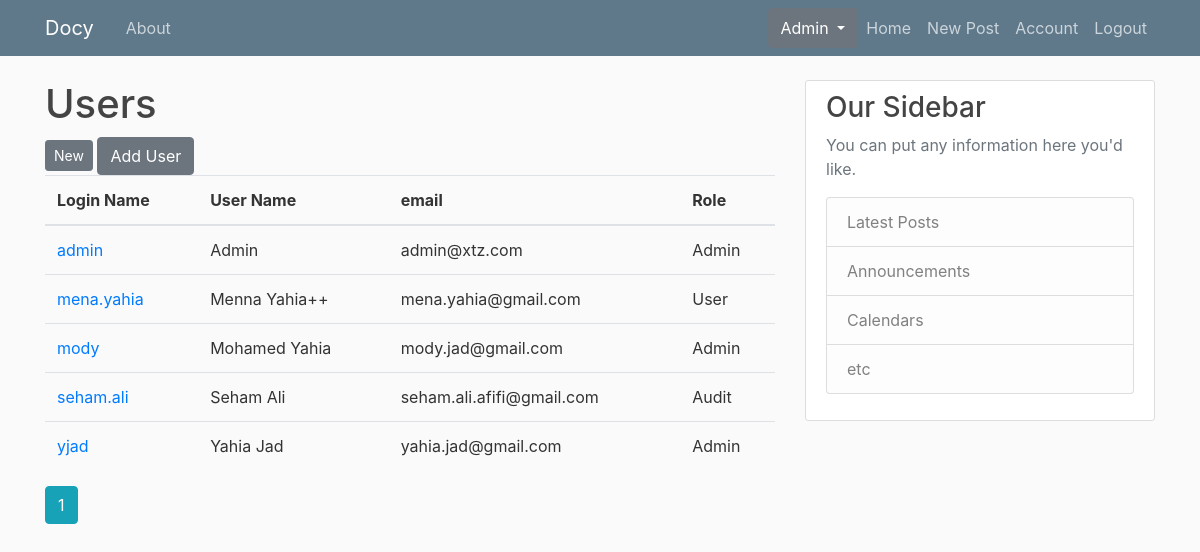
Page /users/user_list (signed in) on the committed database.
### flaskblog/models.py (models this page shows, shortened)
class User(db.Model, UserMixin):
    id = db.Column(db.Integer, primary_key=True)
    login_name = db.Column(db.String(20), unique=True, nullable=False)
    username = db.Column(db.String(20), unique=True, nullable=False)
    email = db.Column(db.String(120), unique=True, nullable=False)
    image_file = db.Column(db.String(20), nullable=False, default='default.jpg')
    password = db.Column(db.String(60), nullable=False)
    posts = db.relationship('Post', backref='author', lazy=True)
    role_id = db.Column(db.Integer, db.ForeignKey('role.id'), nullable=True)

class Role(db.Model):
    id = db.Column(db.Integer, primary_key=True)
    name = db.Column(db.String(20), unique=True, nullable=False)
    description = db.Column(db.String(200), nullable=False)
    is_admin = db.Column(db.Boolean, nullable=False)
    admin_role = db.relationship('User', backref='user_role', lazy=True)

### flaskblog/users/routes.py (the view)
@users.route('/users/user_list', methods=['GET', 'POST'])
@login_required
def user_list():
    page = request.args.get('page', default=1, type=int)
    user_lst = User.query.order_by(User.login_name.asc()).paginate(page=page, per_page=5)
    return render_template('user_list.html', user_list=user_lst)

### flaskblog/models.py (called while the page is built)
@login_manager.user_loader
def load_user(user_id):
    return User.query.get(int(user_id))

### flaskblog/templates/user_list.html
{% extends "layout.html" %}
{% from "macros.html" import confirm_delete %}
{% block content %}
    <div class="page-header">
        <h1>Users</h1>
         <a class="btn btn-secondary btn-sm mt-1 mb-1" href="{{ url_for('users.add_role') }}">New</a>
         <a class="btn btn-secondary " href="{{ url_for('users.add_user') }}">Add User</a>
        <table class="table">
            <thead>
                <tr>
                    <th>Login Name</th>
                    <th>User Name</th>
                    <th>email</th>
                    <th>Role</th>
                </tr>
            </thead>
            <tbody>
                {% for user in user_list.items %}
                    <tr>
                        <td> <a href="{{ url_for('users.edit_user', user_id = user.id) }}">{{ user.login_name }}</a></td>
                        <td>{{ user.username }}</td>
                        <td>{{ user.email }}</td>
                        <td>{{ user.user_role.name }}</td>
                    </tr>
                {% endfor %}
            </tbody>
        </table>
    </div>
    {% for page_num in user_list.iter_pages(left_edge=1, right_edge=1, left_current=1, right_current=2) %}
        {% if page_num %}
            {% if user_list.page == page_num %}
                <a class="btn btn-info mb-4" href="{{ url_for ('users.user_list', page=page_num) }}"> {{ page_num }} </a>
            {% else %}
                <a class="btn btn-outline-info mb-4" href="{{ url_for ('users.user_list', page=page_num) }}"> {{ page_num }} </a>
            {% endif %}
        {% else %}
            ...
        {% endif %}
    {% endfor %}
{% endblock %}

### flaskblog/static/main.css (style rules this page uses)
body { background: #fafafa; color: #333333; margin-top: 5rem; }
h1, h2, h3, h4, h5, h6 { color: #444444; }

### rows in the picture
User: login_name "admin", username "Admin", email "admin@xtz.com", user_role.name "Admin"
User: login_name "mena.yahia", username "Menna Yahia++", email "mena.yahia@gmail.com", user_role.name "User"
User: login_name "mody", username "Mohamed Yahia", email "mody.jad@gmail.com", user_role.name "Admin"
User: login_name "seham.ali", username "Seham Ali", email "seham.ali.afifi@gmail.com", user_role.name "Audit"
User: login_name "yjad", username "Yahia Jad", email "yahia.jad@gmail.com", user_role.name "Admin"

### other values in the picture
{{ page_num }} "1"
